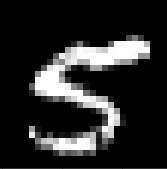
#> input picture tutorials/kserve/5.png, 167 x 169 px
$ jupyter execute --allow-errors 2.kserve.ipynb   (shell and % lines are left out)
#> lines starting #> are read from the running program, lines starting #| are printed output that depends on the picture
[cell 1]
with open("requirements.txt", "w") as f:
    f.write("kubernetes>=12.0.0\n")
    f.write("kfp==1.8.9\n")
    f.write("opencv-python-headless==4.5.3.56\n")
    f.write("requests\n")

[cell 2]
import kfp.dsl as dsl
import kfp
from kfp import components

#> (the rest of this cell did not finish here and is left out)

[cell 3]
# Compile pipeline
kfp.compiler.Compiler().compile(kfservingPipeline, 'mnist-kserve.zip')
#> (this line was passed over: kfp is not available in this run)

##### you have to REPLACE authervice_session token into yours. Go to Browser -> Developer Console -> Application -> Cookies

[cell 4]
## the following example use python's request to send restapi requests
import json
import requests
import cv2
import numpy as np

# make http request against the model you deployed previously
model_name = 'model1'
auth = 'authservice_session={}'.format('MTY5MjczOTE1MXxOd3dBTkRaSVMxZFdURmRQVFV0WVMxcFZUa3RRVEVKQ1UwWTJVVUUwVEVSWlFrdFpXVkJYVEVGWFNVVlpSa0ZUUkRSR1FWTkRTRkU9fPDd8kh6QQBtM44Kfag_zIp4oqLf5Nj2OFki_RKiskBU')
host = '{}.kubeflow-user-example-com.example.com'.format(model_name)
predict_url = 'http://istio-ingressgateway.istio-system/v1/models/{}:predict'.format(model_name)
classnames = ['0','1','2','3','4','5','6','7','8','9']

orig = cv2.imread('5.png')
#> orig is the input picture: shape (169, 167, 3); min 0, max 255, mean 41
resized = cv2.resize(orig, (28,28), interpolation = cv2.INTER_AREA)
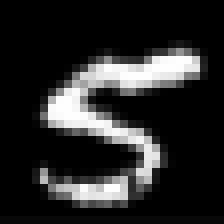
#> resized: shape (28, 28, 3) (shown 8 times larger); min 0, max 254, mean 41
resized_arr = np.asarray(resized)/255.0
headers = {'Cookie': auth, 'Host': host}
payload={"signature_name": "serving_default", "instances": [resized_arr.tolist()]}
#> (the rest of this cell did not finish here and is left out)


$ run again, with tutorials/kserve/4.png copied over tutorials/kserve/5.png
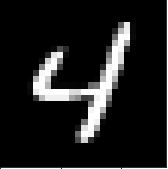
#> input picture tutorials/kserve/4.png, 168 x 169 px
#> orig is the input picture: shape (169, 168, 3); min 0, max 255, mean 30
#> `resized = cv2.resize(orig, (28,28), interpolation = cv2.INTER_AREA)`:
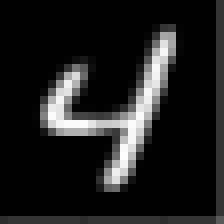
#> resized: shape (28, 28, 3) (shown 8 times larger); min 0, max 254, mean 30

$ run again, with tutorials/kserve/7.png copied over tutorials/kserve/5.png
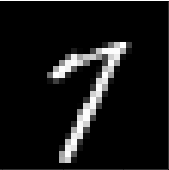
#> input picture tutorials/kserve/7.png, 169 x 170 px
#> orig is the input picture: shape (170, 169, 3); min 0, max 255, mean 20.5
#> `resized = cv2.resize(orig, (28,28), interpolation = cv2.INTER_AREA)`:
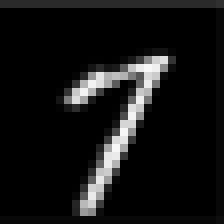
#> resized: shape (28, 28, 3) (shown 8 times larger); min 0, max 249, mean 20.4

$ run again, with tutorials/kserve/8.png copied over tutorials/kserve/5.png
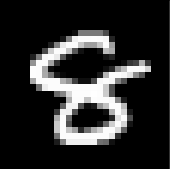
#> input picture tutorials/kserve/8.png, 170 x 169 px
#> orig is the input picture: shape (169, 170, 3); min 0, max 255, mean 43.3
#> `resized = cv2.resize(orig, (28,28), interpolation = cv2.INTER_AREA)`:
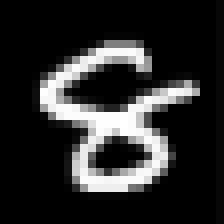
#> resized: shape (28, 28, 3) (shown 8 times larger); min 0, max 255, mean 43.3
